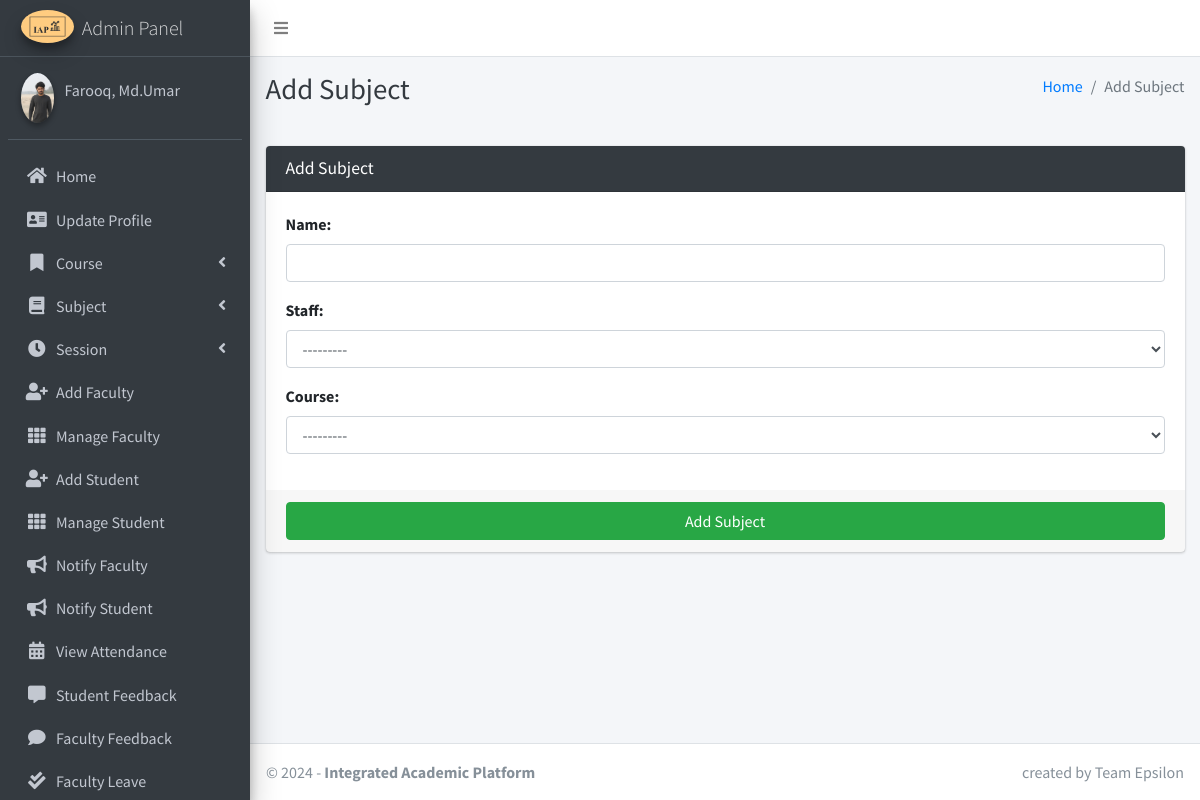
The page /subject/add/ (signed in) on the database its author committed.
### main_app/models.py (models this page shows)
class CustomUser(AbstractUser):
    USER_TYPE = ((1, "HOD"), (2, "Staff"), (3, "Student"))
    GENDER = [("M", "Male"), ("F", "Female")]
    username = None  # Removed username, using email instead
    email = models.EmailField(unique=True)
    user_type = models.CharField(default=1, choices=USER_TYPE, max_length=1)
    gender = models.CharField(max_length=1, choices=GENDER)
    profile_pic = models.ImageField()
    address = models.TextField()
    fcm_token = models.TextField(default="")  # For firebase notifications
    created_at = models.DateTimeField(auto_now_add=True)
    updated_at = models.DateTimeField(auto_now=True)
    USERNAME_FIELD = "email"
    REQUIRED_FIELDS = []
    objects = CustomUserManager()
    def __str__(self):
        return self.last_name + ", " + self.first_name

### main_app/hod_views.py (the view, shortened to what this page needs)
# urls.py: path("subject/add/", hod_views.add_subject, name='add_subject'),
def add_subject(request):
    form = SubjectForm(request.POST or None)
    context = {
        'form': form,
        'page_title': 'Add Subject'
    }
    return render(request, 'hod_template/add_subject_template.html', context)

### main_app/forms.py
class SubjectForm(FormSettings):
    def __init__(self, *args, **kwargs):
        super(SubjectForm, self).__init__(*args, **kwargs)
    class Meta:
        model = Subject
        fields = ['name', 'staff', 'course']

### main_app/models.py (called while the page is built)
    def __str__(self):
        return self.name

    def __str__(self):
        return self.admin.last_name + " " + self.admin.first_name

### main_app/templates/hod_template/add_subject_template.html
{% extends 'main_app/base.html' %}
{% load static %}
{% block page_title %}{{page_title}}{% endblock page_title %}
{% block content %}
<section class="content">
    <div class="container-fluid">
        <div class="row">
            <div class="col-md-12">
                <div class="card card-dark">
                    <div class="card-header">
                        <h3 class="card-title">{{page_title}}</h3>
                    </div>
                    {% include "main_app/form_template.html" with messages=messages  form=form button_text="Add Subject"%}
                </div>
            </div>
        </div>
    </div>
</section>
{% endblock content %}

### main_app/templates/main_app/sidebar_template.html (shortened to what this page needs)
{% load static %}
<aside class="main-sidebar sidebar-dark-info elevation-4">
    {% if request.user.user_type == '1' %}
    <a href="{% url 'admin_home' %}" class="brand-link">
        <img src="{% static 'dist/img/image.png' %} " alt="image Logo"
            class="brand-image img-circle elevation-3" >
        <span class="brand-text font-weight-light">Admin Panel</span>
    </a>
    <div class="sidebar">
        <div class="user-panel mt-3 pb-3 mb-3 d-flex">
            <div class="image">
                <img src="{{ request.user.profile_pic}}" class="img-circle elevation-2" alt="User Image">
            </div>
            <div class="info">
                <a href="#" class="d-block">{{user}}</a>
            </div>
        </div>
        <nav class="mt-2">
            <ul class="nav nav-pills nav-sidebar flex-column" data-widget="treeview" role="menu" data-accordion="false">
                <li class="nav-item">
                    {% url 'admin_home' as admin_home %}
                    <a href="{{admin_home}}" class="nav-link {% if admin_home == request.path %} active {% endif %}">
                        <i class="nav-icon fas fa-home"></i>
                        <p>
                            Home
                        </p>
                    </a>
                </li>
                <li class="nav-item">
                    {% url 'admin_view_profile' as admin_view_profile %}
                    <a href="{{admin_view_profile}}"
                        class="nav-link {% if admin_view_profile == request.path %} active {% endif %}">
                        <i class="nav-icon fas fa-address-card"></i>
                        <p>
                            Update Profile
                        </p>
                    </a>
                </li>
                <li class="nav-item has-treeview">
                    <a href="#" class="nav-link">
                        <i class="nav-icon fas fa-bookmark"></i>
                        <p>
                            Course
                            <i class="fas fa-angle-left right"></i>
                        </p>
                    </a>
                </li>
                <li class="nav-item has-treeview">
                    <a href="#" class="nav-link">
                        <i class="nav-icon fas fa-book"></i>
                        <p>
                            Subject
                            <i class="fas fa-angle-left right"></i>
                        </p>
                    </a>
                </li>
                <li class="nav-item has-treeview">
                    <a href="#" class="nav-link">
                        <i class="nav-icon fas fa-clock"></i>
                        <p>
                            Session
                            <i class="fas fa-angle-left right"></i>
                        </p>
                    </a>
                </li>
                <li class="nav-item">
                    {% url 'add_staff' as add_staff %}
                    <a href="{{add_staff}}" class="nav-link {% if add_staff == request.path %} active {% endif %}">
                        <i class="nav-icon fas fa-user-plus"></i>
                        <p>
                            Add Faculty
                        </p>
                    </a>
                </li>
                <li class="nav-item">
                    {% url 'manage_staff' as manage_staff %}
                    {% url 'edit_staff' staff_id as edit_staff %}
                    <a href="{{manage_staff}}"
                        class="nav-link {% if manage_staff == request.path or request.path == edit_staff %} active {% endif %}">
                        <i class="nav-icon fas fa-th"></i>
                        <p>
                            Manage Faculty
                        </p>
                    </a>
                </li>
                <li class="nav-item">
                    {% url 'add_student' as add_student%}
                    <a href="{{add_student}}" class="nav-link  {% if add_student == request.path %} active {% endif %}">
                        <i class="nav-icon fas fa-user-plus"></i>
                        <p>
                            Add Student
                        </p>
                    </a>
                </li>
                <li class="nav-item">
                    {% url 'manage_student' as manage_student %}
                    {% url 'edit_student' student_id as edit_student %}
                    <a href="{{manage_student}}"
                        class="nav-link  {% if edit_student == request.path or manage_student == request.path %} active {% endif %}">
                        <i class="nav-icon fas fa-th"></i>
                        <p>
                            Manage Student
                        </p>
                    </a>
                </li>
                <li class="nav-item">
                    {% url 'admin_notify_staff' as admin_notify_staff %}
                    <a href="{{admin_notify_staff}}"
                        class="nav-link {% if admin_notify_staff == request.path %} active {% endif %}">
                        <i class="nav-icon fas fa-bullhorn"></i>
                        <p>
                            Notify Faculty
                        </p>
                    </a>
                </li>
                <li class="nav-item">
                    {% url 'admin_notify_student' as admin_notify_student %}
                    <a href="{{admin_notify_student}}"
                        class="nav-link {% if admin_notify_student == request.path %} active {% endif %}">
                        <i class="nav-icon fas fa-bullhorn"></i>
                        <p>
                            Notify Student
                        </p>
                    </a>
                </li>
                <li class="nav-item">
                    {% url 'admin_view_attendance' as admin_view_attendance %}
                <li class="nav-item">
                    <a href="{{admin_view_attendance}}"
                        class="nav-link  {% if admin_view_attendance == request.path %} active {% endif %}">
                        <i class="nav-icon fas fa-calendar-alt"></i>
                        <p>
                            View Attendance
                        </p>
                    </a>
                </li>
                <li class="nav-item">
                    {% url 'student_feedback_message' as student_feedback_message %}
                    <a href="{{ student_feedback_message }}"
                        class="nav-link  {% if student_feedback_message == request.path %} active {% endif %}">
                        <i class="nav-icon fas fa-comment-alt"></i>
                        <p>
                            Student Feedback
                        </p>
                    </a>
                </li>
                <li class="nav-item">
                    {% url 'staff_feedback_message' as staff_feedback_message %}
                    <a href="{{staff_feedback_message}}"
                        class="nav-link   {% if staff_feedback_message == request.path %} active {% endif %}">
                        <i class="nav-icon fas fa-comment"></i>
                        <p>
                            Faculty Feedback
                        </p>
                    </a>
                </li>
                <li class="nav-item">
                    {% url 'view_staff_leave' as view_staff_leave %}
                    <a href="{{view_staff_leave}}"
                        class="nav-link  {% if view_staff_leave == request.path %} active {% endif %}">
                        <i class="nav-icon fas fa-check-double"></i>
                        <p>
                            Faculty Leave
                        </p>
                    </a>
                </li>
                                        {% endif %}
                                    </ul>
                                </nav>
                            </div>
</aside>

### rows shown on the page
CustomUser: user.profile_pic (picture), last_name+first_name "Farooq, Md.Umar"

### other values the page prints
{{ page_title }} "Add Subject"
{{ field.label_tag }} "Name:" "Staff:" "Course:"
{{ button_text }} "Add Subject"
